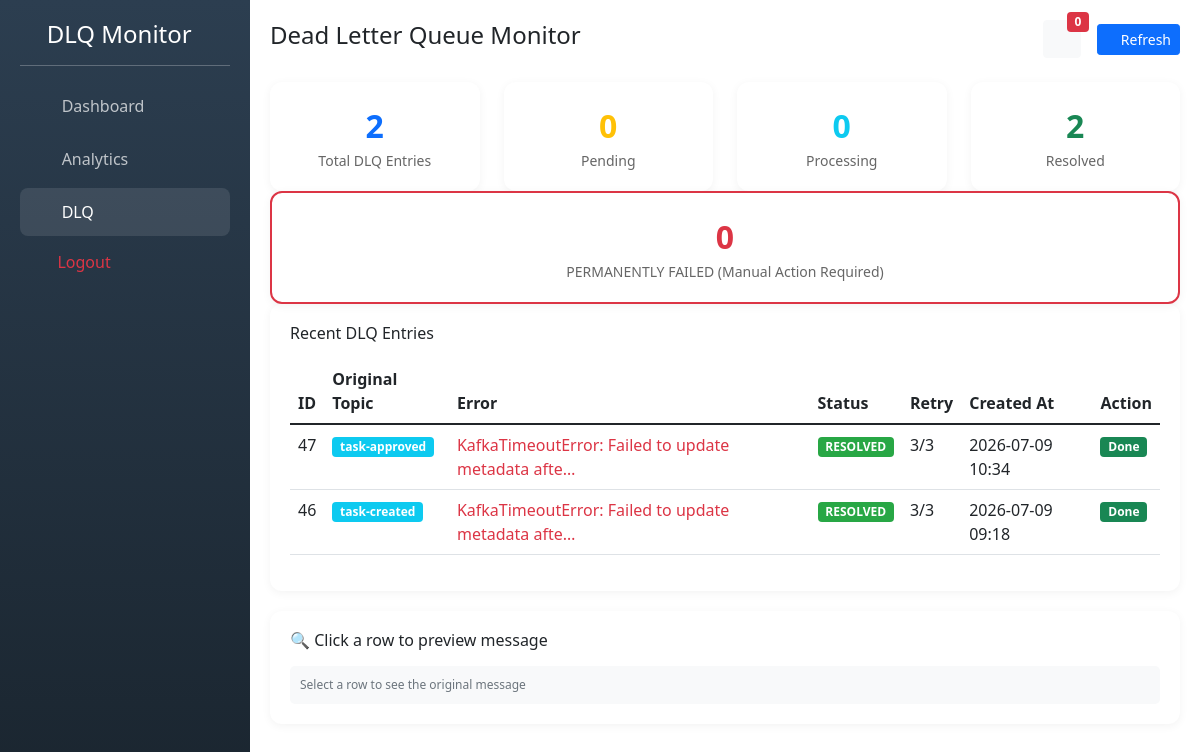
Page /analytics/dlq/ (signed in) on the committed database.
### analytics/models.py (models this page shows, shortened)
class DLQLog(models.Model):
    original_topic = models.CharField(max_length=100)
    original_message = models.JSONField()
    task_id = models.IntegerField(null=True, blank=True, db_index=True)
    event_id = models.CharField(max_length=64, blank=True, null=True, db_index=True)
    error = models.TextField()
    exception_type = models.CharField(max_length=255, blank=True, null=True)
    retry_count = models.IntegerField(default=0)
    max_retries = models.IntegerField(default=3)
    status = models.CharField(
        max_length=20,
        choices=[
            ('pending', 'Pending'),
            ('processing', 'Processing'),
            ('resolved', 'Resolved'),
            ('failed', 'Failed')
        ],
        default='pending'
    )
    created_at = models.DateTimeField(auto_now_add=True)
    updated_at = models.DateTimeField(auto_now=True)
    resolved_at = models.DateTimeField(null=True, blank=True)
    class Meta:
        ordering = ['-created_at']

### analytics/views.py (the view)
# urls.py: path('dlq/', views.dlq_dashboard, name='dlq_dashboard'),
@login_required
def dlq_dashboard(request):
    if not request.user.is_admin():
        return JsonResponse({'error': 'Unauthorized'}, status=403)
    total_dlq = DLQLog.objects.count()
    pending_dlq = DLQLog.objects.filter(status='pending').count()
    processing_dlq = DLQLog.objects.filter(status='processing').count()
    resolved_dlq = DLQLog.objects.filter(status='resolved').count()
    failed_dlq = DLQLog.objects.filter(status='failed').count()
    recent_dlq = DLQLog.objects.all().order_by('-created_at')[:30]
    context = {
        'total_dlq': total_dlq,
        'pending_dlq': pending_dlq,
        'processing_dlq': processing_dlq,
        'resolved_dlq': resolved_dlq,
        'failed_dlq': failed_dlq,
        'recent_dlq': recent_dlq,
    }
    return render(request, 'dlq_dashboard.html', context)

### accounts/models.py (called while the page is built)
    def is_admin(self):
        return self.role == 'admin'

### templates/dlq_dashboard.html (shortened to what this page needs)
{% load static %}
<!DOCTYPE html>
<html>
<head>
    <link href="{% static 'css/bootstrap.min.css' %}" rel="stylesheet">
    <link rel="stylesheet" href="{% static 'css/all.min.css' %}">
</head>
<body>
<div class="sidebar">
    <h4><i class="fas fa-skull me-2"></i>DLQ Monitor</h4>
    <hr>
    <a href="{% url 'admin_dashboard' %}"><i class="fas fa-home"></i> Dashboard</a>
    <a href="{% url 'analytics_dashboard' %}"><i class="fas fa-chart-line"></i> Analytics</a>
    <a href="#" class="active"><i class="fas fa-database"></i> DLQ</a>
  <form action="{% url 'logout' %}" method="POST" class="m-0">
        <button
            type="submit"
            class="btn btn-link text-decoration-none text-danger w-100 d-flex align-items-center px-3 py-2">
            <i class="fas fa-sign-out-alt me-2"></i>
            Logout
        </button>
    </form>
</div>
<div class="main-content">
    <div class="d-flex justify-content-between align-items-center mb-4">
        <h4> Dead Letter Queue Monitor</h4>
        <div class="d-flex align-items-center">
            {% include 'partials/notification_bell.html' %}
            <button class="btn btn-primary btn-sm" onclick="location.reload()">
                <i class="fas fa-sync"></i> Refresh
            </button>
        </div>
    </div>
    <div class="row">
        <div class="col-md-3">
            <div class="stat-card">
                <div class="number text-primary">{{ total_dlq }}</div>
                <div class="label"> Total DLQ Entries</div>
            </div>
        </div>
        <div class="col-md-3">
            <div class="stat-card">
                <div class="number text-warning">{{ pending_dlq }}</div>
                <div class="label"> Pending</div>
            </div>
        </div>
        <div class="col-md-3">
            <div class="stat-card">
                <div class="number text-info">{{ processing_dlq }}</div>
                <div class="label"> Processing</div>
            </div>
        </div>
        <div class="col-md-3">
            <div class="stat-card">
                <div class="number text-success">{{ resolved_dlq }}</div>
                <div class="label"> Resolved</div>
            </div>
        </div>
    </div>
    <div class="row">
        <div class="col-md-12">
            <div class="stat-card" style="border: 2px solid #dc3545;">
                <div class="number text-danger">{{ failed_dlq }}</div>
                <div class="label"> PERMANENTLY FAILED (Manual Action Required)</div>
            </div>
        </div>
    </div>
    <div class="table-container">
        <h6 class="mb-3"> Recent DLQ Entries</h6>
        <div class="table-responsive">
            <table class="table table-hover">
                <thead>
                    <tr>
                        <th>ID</th>
                        <th>Original Topic</th>
                        <th>Error</th>
                        <th>Status</th>
                        <th>Retry</th>
                        <th>Created At</th>
                        <th>Action</th>
                    </tr>
                </thead>
                <tbody>
                    {% for entry in recent_dlq %}
                    <tr>
                        <td>{{ entry.id }}</td>
                        <td>
                            <span class="badge bg-info">{{ entry.original_topic }}</span>
                        </td>
                        <td class="text-danger">{{ entry.error|truncatechars:50 }}</td>
                        <td>
                            <span class="badge status-{{ entry.status }}">
                                {{ entry.status|upper }}
                            </span>
                        </td>
                        <td>{{ entry.retry_count }}/{{ entry.max_retries }}</td>
                        <td>{{ entry.created_at|date:"Y-m-d H:i" }}</td>
                        <td>
                            {% if entry.status == 'resolved' %}
                            <span class="badge bg-success">Done</span>
                            {% endif %}
                        </td>
                    </tr>
                    {% empty %}
                    <tr>
                        <td colspan="7" class="text-center text-muted">No DLQ entries found</td>
                    </tr>
                    {% endfor %}
                </tbody>
            </table>
        </div>
    </div>
    <div class="table-container">
        <h6 class="mb-3">🔍 Click a row to preview message</h6>
        <div id="messagePreview" class="json-preview text-muted">
            Select a row to see the original message
        </div>
    </div>
</div>
</body>
</html>

### rows in the picture
DLQLog: id "47", original_topic "task-approved", error "KafkaTimeoutError: Failed to update metadata afte…", status "RESOLVED", retry_count "3", max_retries "3", created_at "2026-07-09 10:34", shows "Done"
DLQLog: id "46", original_topic "task-created", error "KafkaTimeoutError: Failed to update metadata afte…", status "RESOLVED", retry_count "3", max_retries "3", created_at "2026-07-09 09:18", shows "Done"

### other values in the picture
{{ total_dlq }} "2"
{{ pending_dlq }} "0"
{{ processing_dlq }} "0"
{{ resolved_dlq }} "2"
{{ failed_dlq }} "0"
